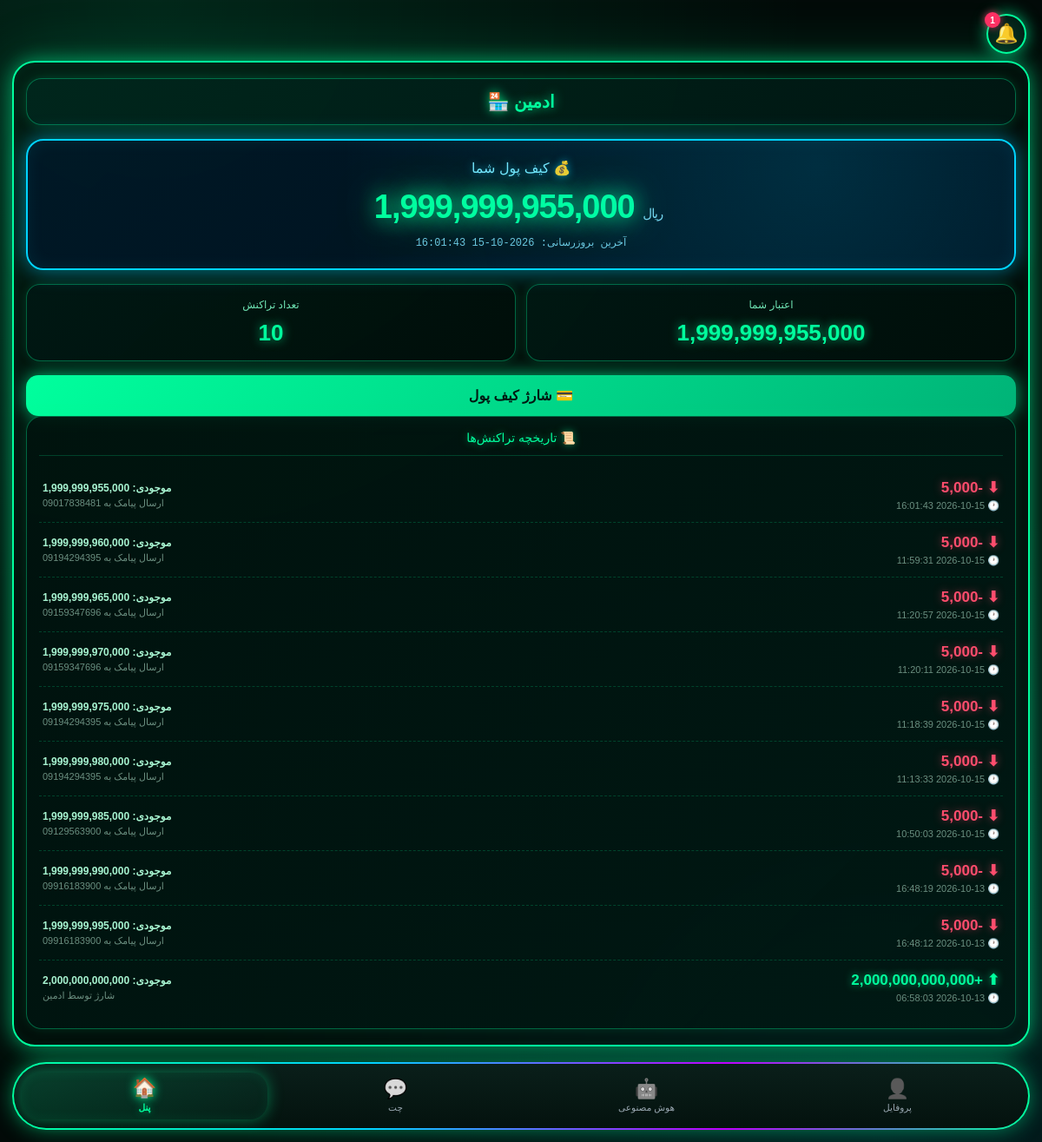
/panel/wallet (signed in), run on an earlier commit of the app's database.
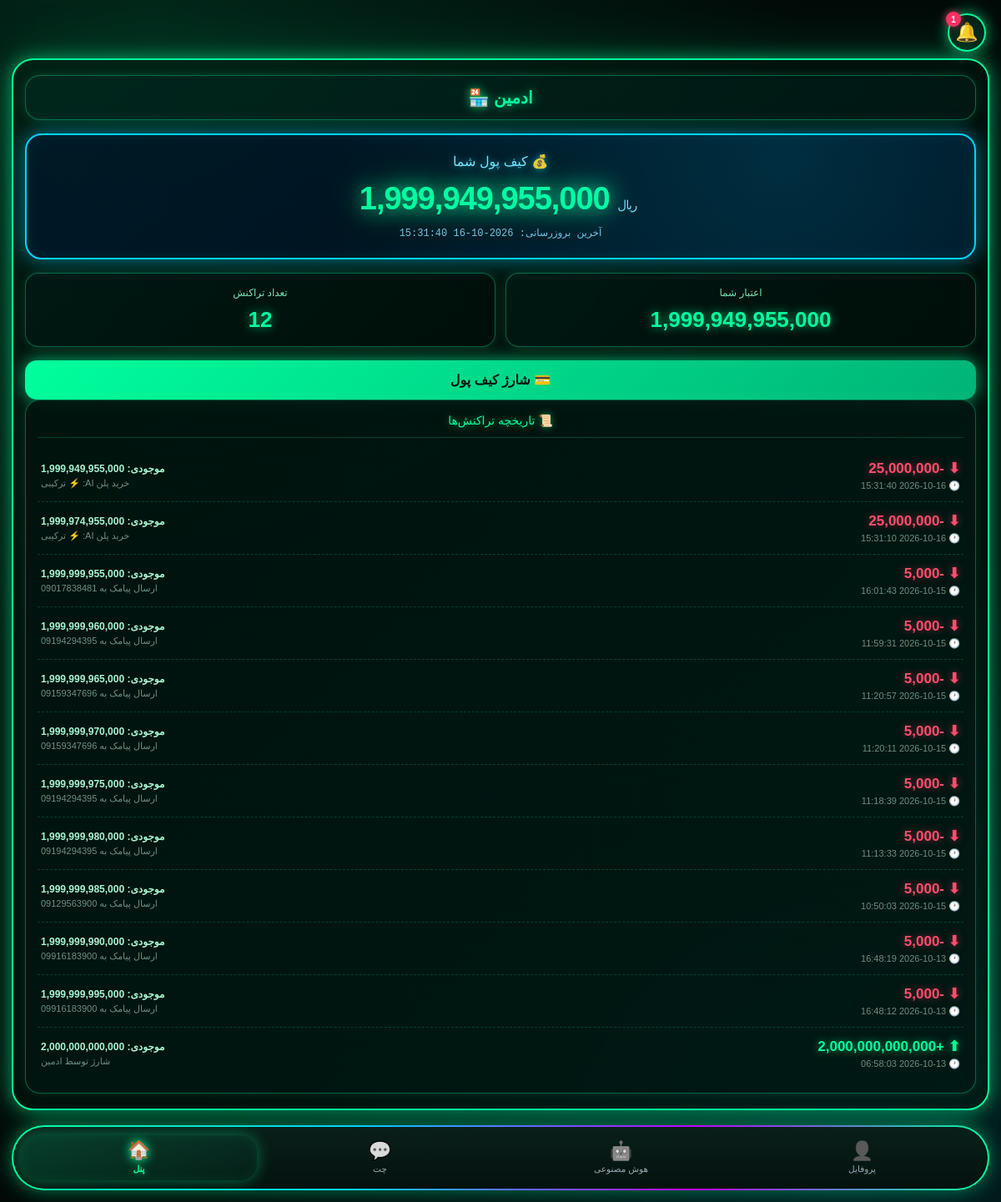
And on a later commit of the database.
### tables this page shows
CREATE TABLE users (
        id INTEGER PRIMARY KEY AUTOINCREMENT,
        username TEXT UNIQUE NOT NULL,
        password TEXT NOT NULL,
        shop_name TEXT,
        phone TEXT,
        start_date TIMESTAMP DEFAULT CURRENT_TIMESTAMP,
        end_date TIMESTAMP,
        status TEXT DEFAULT 'active',
        created_at TIMESTAMP DEFAULT CURRENT_TIMESTAMP, sms_limit INTEGER DEFAULT 1000, theme TEXT DEFAULT 'neon', shop_image TEXT DEFAULT '', shop_banner TEXT DEFAULT '', shop_code TEXT);

CREATE TABLE wallets (
    id INTEGER PRIMARY KEY AUTOINCREMENT,
    user_id INTEGER UNIQUE,
    balance INTEGER DEFAULT 0,
    updated_at TIMESTAMP DEFAULT CURRENT_TIMESTAMP);

CREATE TABLE transactions (
    id INTEGER PRIMARY KEY AUTOINCREMENT,
    user_id INTEGER,
    amount INTEGER,
    type TEXT,
    description TEXT,
    balance_after INTEGER,
    created_at TIMESTAMP DEFAULT CURRENT_TIMESTAMP);

### wallet_routes.py (the view)
@wallet_bp.route('/panel/wallet')
def panel_wallet():
    uid = _current_uid()
    if not uid:
        return redirect('/panel/login')
    u = get_user(uid)
    shop = u[3] if u and len(u) > 3 else ''
    txs = get_transactions(uid, 50)
    last_update = txs[0][5] if txs else 'هنوز تراکنشی نیست'
    try:
        cs = get_user_settings(uid)
    except Exception:
        cs = None
    return render_template('wallet.html',
        balance=get_wallet(uid),
        txs=txs,
        shop=shop,
        last_update=last_update,
        current_settings=cs)

### app.py (called while the page is built)
@app.context_processor
def inject_global_settings():
    try:
        if session.get("is_admin"):
            s = get_admin_settings()
        elif session.get("user_id"):
            s = get_user_settings(session["user_id"])
        else:
            s = {"avatar": None, "bg": None, "theme": "neon"}
    except Exception:
        s = {"avatar": None, "bg": None, "theme": "neon"}
    return {"current_settings": s}

@app.after_request
def _security_headers(response):
    if response.content_type and 'text/html' in response.content_type:
        response.headers["Cache-Control"] = "no-store, no-cache, must-revalidate, max-age=0"
        response.headers["Pragma"] = "no-cache"
        response.headers["Expires"] = "0"
    """هدرهای امنیتی"""
    response.headers["X-Content-Type-Options"] = "nosniff"
    response.headers["X-Frame-Options"] = "SAMEORIGIN"
    response.headers["X-XSS-Protection"] = "1; mode=block"
    response.headers["Referrer-Policy"] = "no-referrer"
    response.headers["Permissions-Policy"] = "geolocation=(), microphone=(), camera=()"
    return response

### database.py (called while the page is built, shortened)
def get_user(user_id):
    conn = sqlite3.connect(DB_PATH)
    c = conn.cursor()
    c.execute("SELECT * FROM users WHERE id=?", (user_id,))
    row = c.fetchone()
    conn.close()
    return row

def get_user_settings(user_id):
    import time
    now = time.time()
    key = f'settings_{user_id}'
    if key in _CACHE and (now - _CACHE_TIME.get(key, 0)) < CACHE_TTL:
        return _CACHE[key]

def get_wallet(user_id):
    conn = sqlite3.connect(DB_PATH) if 'DB_PATH' in dir() else sqlite3.connect('panel.db')
    c = conn.cursor()
    c.execute("SELECT balance FROM wallets WHERE user_id=?", (user_id,))
    row = c.fetchone()
    if not row:
        c.execute("INSERT INTO wallets (user_id, balance) VALUES (?, 0)", (user_id,))
        conn.commit()
        balance = 0
    else:
        balance = row[0]
    conn.close()
    return balance or 0

def get_transactions(user_id, limit=50):
    conn = sqlite3.connect('panel.db')
    c = conn.cursor()
    c.execute("SELECT id, amount, type, description, balance_after, created_at FROM transactions WHERE user_id=? ORDER BY id DESC LIMIT ?",
              (user_id, limit))
    rows = c.fetchall()
    conn.close()
    return rows

### wallet_routes.py (called while the page is built)
def _current_uid():
    return session.get('user_id') or session.get('uid') or session.get('id')

### templates/wallet.html (shortened to what this page needs)
<!DOCTYPE html>
<html lang="fa" dir="rtl">
<head>
<link rel="icon" type="image/png" href="/static/icons/icon-192.png"><link rel="apple-touch-icon" href="/static/apple-touch-icon.png"></head>
<body>
<a class="bell" href="/notifications">🔔<span class="badge">1</span></a>
<div class="frame">
  <div class="shop-header">{% if shop %}{{ shop }} 🏪{% else %}فروشگاه من 🏪{% endif %}</div>
  <div class="blue-card">
    <div class="blue-title">💰 کیف پول شما</div>
    <div class="blue-amount">{{ "{:,}".format(balance) }} <small>ریال</small></div>
    <div class="blue-sub">آخرین بروزرسانی: {{ last_update }}</div>
  </div>
  <div class="two-cards">
    <div class="small-card">
      <div class="small-label">اعتبار شما</div>
      <div class="small-value">{{ "{:,}".format(balance) }}</div>
    </div>
    <div class="small-card">
      <div class="small-label">تعداد تراکنش</div>
      <div class="small-value">{{ txs|length }}</div>
    </div>
  </div>
  <a href="/panel/wallet/charge" style="display:block;margin-top:14px;text-align:center;background:linear-gradient(135deg,#00ff9d,#00b377);color:#001a12;text-decoration:none;font-weight:bold;padding:14px;border-radius:14px;box-shadow:0 0 20px rgba(0,255,157,.7)">💳 شارژ کیف پول</a>
  <div class="options-box">
    <div class="options-title">📜 تاریخچه تراکنش‌ها</div>
    {% if txs %}
      {% for t in txs %}
        <div class="tx" style="animation-delay:{{ loop.index0 * 0.07 }}s">
          <div>
            <div class="tx-amt {% if t[1] > 0 %}plus{% else %}minus{% endif %}">
              {% if t[1] > 0 %}⬆ +{% else %}⬇ {% endif %}{{ "{:,}".format(t[1]) }}
            </div>
            <div class="tx-meta">🕐 {{ t[5] }}</div>
          </div>
          <div class="tx-right">
            <span class="bal">موجودی: {{ "{:,}".format(t[4]) }}</span>
            {{ t[3] }}
          </div>
        </div>
      {% endfor %}
    {% else %}
      <div class="empty">
        <span class="empty-icon">📭</span>
        هنوز تراکنشی ثبت نشده
      </div>
    {% endif %}
  </div>
</div>
<div class="nav-wrap">
  <div class="bottom-nav">
    <a class="nav-item" href="/panel/profile">
      <span class="ic">👤</span><span>پروفایل</span>
    </a>
    <a class="nav-item" href="/panel/ai">
      <span class="ic">🤖</span><span>هوش مصنوعی</span>
    </a>
    <a class="nav-item" href="/panel/chat">
      <span class="ic">💬</span><span>چت</span>
    </a>
    <a class="nav-item active" href="/panel/dashboard">
      <span class="ic">🏠</span><span>پنل</span>
    </a>
  </div>
</div>
{% include "_global_bg.html" %}
</body>
</html>

### templates/_global_bg.html (shortened to what this page needs)
<link rel="stylesheet" href="/static/app-feel.css">

### static/app-feel.css (style rules this page uses)
* { -webkit-tap-highlight-color:transparent;-webkit-touch-callout:none }
html,body { overscroll-behavior:none;-webkit-overflow-scrolling:touch }
body { user-select:none;-webkit-user-select:none }
.page-fade { animation:pageFade .3s ease-out }

What changed in the data, as far as the page shows it:
changed wallets: balance "1,999,999,955,000" → "1,999,949,955,000"
added transactions: created_at "2026-10-16 15:31:40", amount "-25,000,000", balance_after "1,999,949,955,000", description "خرید پلن AI: ⚡ ترکیبی"
added transactions: amount "-25,000,000", created_at "2026-10-16 15:31:10", balance_after "1,999,974,955,000", description "خرید پلن AI: ⚡ ترکیبی"
Also different on the page:
{{ txs|length }}: "10" → "12"
{{ last_update }}: "2026-10-15 16:01:43" → "2026-10-16 15:31:40"
